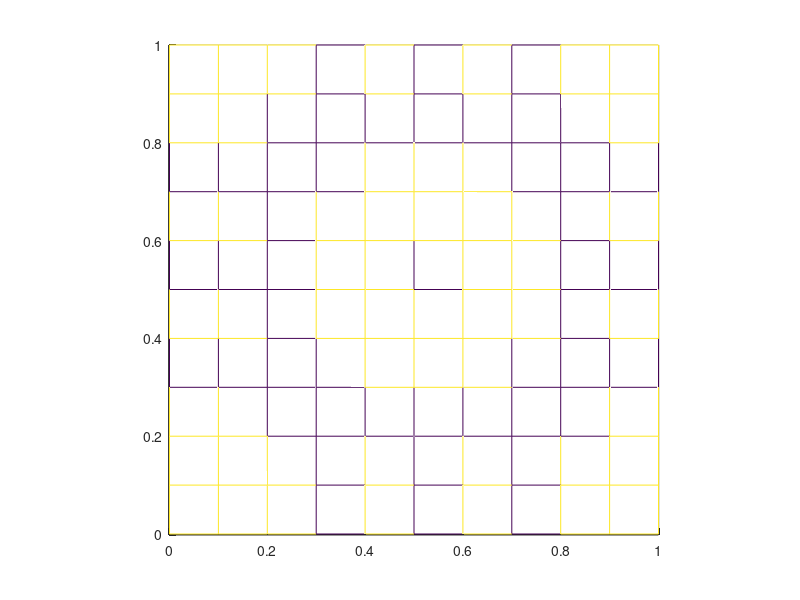
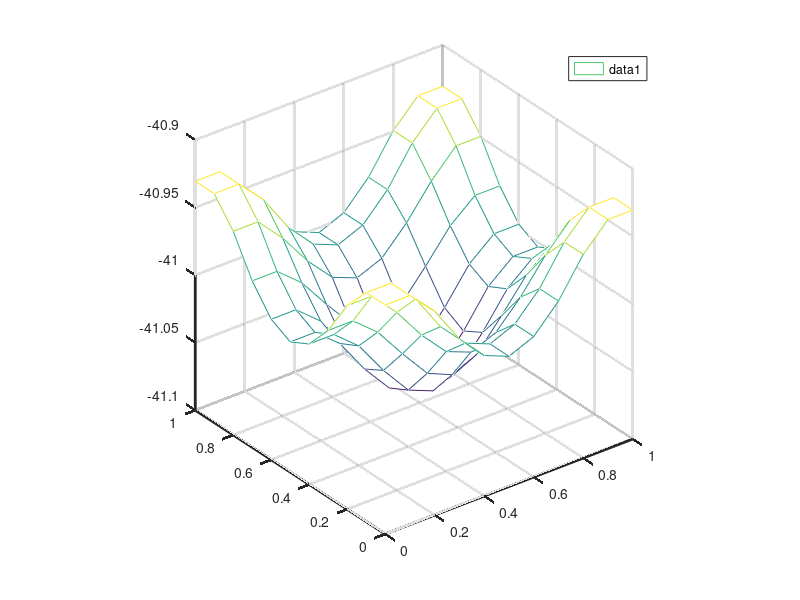

MATLAB code to generate these figures, in order:
%
% Copyright (c) 2018, Vishal_S
% All rights reserved. Please read the "license.txt" for license terms.
%
% Project Title: phase_field_kobayashi
% 
% Developer: Vishal S
% 
% Contact Info: vishalsubbu97@gmail.com
%
clear all
clc
figure(1);
clf
figure(2);
clf;



xstart = 0;
xend  = 1;
ystart = 0;
yend  = 1;
del = 0.1;
diffusivity = 1;
delt = 0.000001* (del*del)/ (diffusivity);
x = xstart:del:xend;
y = ystart:del:yend;
N = (xend-xstart)/del + 1;
R = 8.314;
temp = 100;
omega = 2000; 
c_new = zeros(N,N);
c_old = zeros(N,N);
chempot = zeros(N,N);
%Initialising initial profile 
m = 4;
for i = 2:N-1
    for j = 2:N-1
        dist = (x(i) - xend/2)^2 + (y(j) - yend/2)^2 ;
        dist = sqrt(dist);
        c_old(i,j) = 0.1*sin (m*(dist)*3.1415/xend) + 0.5;
    end
end
c_old(1,:) = c_old(2,:);
c_old(N,:) = c_old(N-1,:);
c_old(:,1) = c_old(:,2);
c_old(:,N) = c_old(:,N-1);
figure(1);
mesh(c_old);
hold off
ax = gca ;
set(ax, 'linewidth',2.0);
axis('square');
pause();
mu = @(x) omega.*(1.-(2.*x)) + R.*temp.*(log(x./(1.-x)))  ;
[X,Y] = meshgrid(x,y);
for i = 1:10000
    str = ['i = ',num2str(i)];
    disp(str);
    chempot = mu(c_old);
    for m = 2:N-1
        for n = 2:N-1 
            c_new(m,n) = c_old(m,n) + delt*diffusivity*(chempot(m+1,n) + chempot(m-1,n) + chempot(m,n+1) + chempot(m,n-1)- 4*chempot(m,n))/(del*del);
        end
    end
    c_new(1,:) = c_new(2,:);
    c_new(N,:) = c_new(N-1,:);
    c_new(:,1) = c_new(:,2);
    c_new(:,N) = c_new(:,N-1);
    c_old = c_new;
    if(mod(i,100) == 0 )
        figure(1);
        mesh(X,Y,c_old);
        view(2);
        hold off
        ax = gca ;
        set(ax, 'linewidth',2.0);
        axis('square');
        pause(1);
    end
    if(mod(i,1000) == 0 )
        figure(2)
        mesh(X,Y,chempot);
        hold off;
        ax = gca ;
        set(ax, 'linewidth',2.0);
        axis('square');
    end
end
legend('show');
